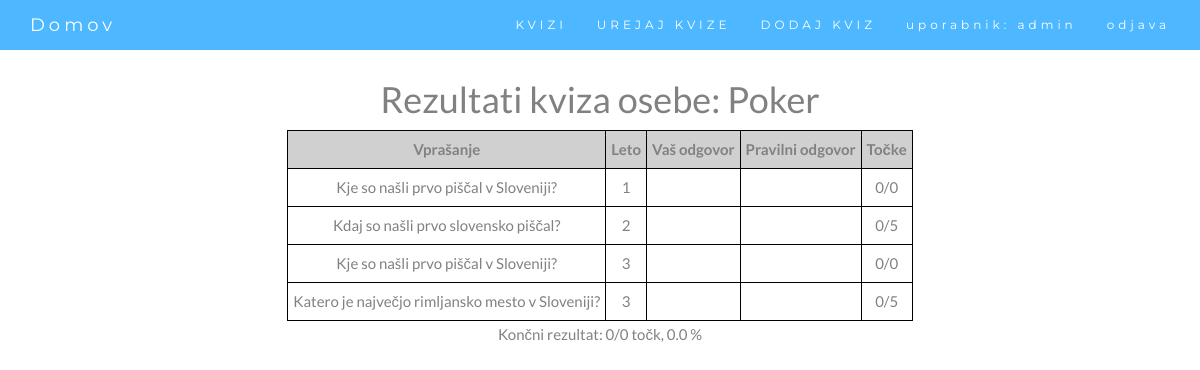
The page /rezulati/20/Poker/ (signed in) on the database its author committed.
### webapp/models.py (models this page shows)
class OpisnoModel(models.Model):
    id = models.UUIDField(primary_key=True, default=uuid.uuid4, editable=False)
    leto = models.IntegerField(default=0)
    kviz = models.ForeignKey(dbQuiz, on_delete=CASCADE, null=True)
    opis = models.CharField(max_length=1000)
    longitude = models.FloatField(default=14.50857) # koordinate za leaflet (bomo spremenili na koncu)
    latitude = models.FloatField(default=46.04906)
    vprasanje = models.CharField(max_length=1000) # seznam vprašanj, odvisno od tipa
    pozicijaOznake = models.CharField(max_length=1000, default="err")

### webapp/views.py (the view, shortened to what this page needs)
# urls.py: path('rezulati/<int:kviz>/<str:username>/', views.rezultati, name='rezulati'),
def rezultati(request, kviz, username):
    vse_tocke = 0
    zasluzene_tocke = 0
    import ast
    def eval_pn(vprasanje, odgovor):
        vprasanje = getattr(vprasanje, 'pravilni_odgovor')
        odgovor = getattr(odgovor, 'odgovori')
        vprasanje = ast.literal_eval(vprasanje)
        odgovor = ast.literal_eval(odgovor)
        t = 0
        for i in range(len(vprasanje)):
            if vprasanje[i] == odgovor[i]:
                t += 1
        return(t)
    def eval_izbirno(vprasanje, odgovor):
        if str(getattr(vprasanje, 'pravilni_odgovor')) == str(getattr(odgovor, 'odgovori')):
            return(3)
        else: return(0)
    vsa_vprasanja = []
    odgovori = []
    tocke = []
    trenutni = []
    vsa_vprasanja += OpisnoModel.objects.filter(kviz__id=kviz)
    odgovori += OdgovorOpisnoModel.objects.filter(user=username, vprasanje__in=vsa_vprasanja)
    trenutni += OdgovorOpisnoModel.objects.filter(user=username, vprasanje__in=vsa_vprasanja)
    for i in odgovori:
        tocke.append('/')
    vsa_vprasanja = []
    trenutni = []
    vsa_vprasanja += PravilnoNepravilnoModel.objects.filter(kviz__id=kviz)
    odgovori += OdgovorPravilnoNepravilnoModel.objects.filter(user=username, vprasanje__in=vsa_vprasanja)
    trenutni += OdgovorPravilnoNepravilnoModel.objects.filter(user=username, vprasanje__in=vsa_vprasanja)
    for i in trenutni:
        tocke.append(str(eval_pn(i.vprasanje, i)) + '/5')
        zasluzene_tocke += eval_pn(i.vprasanje, i)
    for i in vsa_vprasanja:
        vse_tocke += 5
    vsa_vprasanja = []
    trenutni = []
    vsa_vprasanja += IzberiOdgovorModel.objects.filter(kviz__id=kviz)
    odgovori += OdgovorIzberiOdgovorModel.objects.filter(user=username, vprasanje__in=vsa_vprasanja)
    trenutni += OdgovorIzberiOdgovorModel.objects.filter(user=username, vprasanje__in=vsa_vprasanja)
    for i in trenutni:
        tocke.append(str(eval_izbirno(i.vprasanje, i)) + '/3')
        zasluzene_tocke += eval_izbirno(i.vprasanje, i)
    for i in vsa_vprasanja:
        vse_tocke += 3
    if vse_tocke > 0:
        rez = str(zasluzene_tocke) + '/' + str(vse_tocke) + ' točk, ' + str(round(100 * zasluzene_tocke/vse_tocke, 1)) + ' %'
    else:
        rez = '0/0 točk, 0.0 %'
    vsa_vprasanja = []
    vsa_vprasanja += OpisnoModel.objects.filter(kviz__id=kviz)
    vsa_vprasanja += PravilnoNepravilnoModel.objects.filter(kviz__id=kviz)
    vsa_vprasanja += IzberiOdgovorModel.objects.filter(kviz__id=kviz)
    vsa_vprasanja = sorted(vsa_vprasanja, key=lambda x: x.leto)
    a = []
    b = []
    c = []
    d = []
    e = []
    def v_leto(leto):
        if leto < 0:
            return str(- leto) + ' pr. n. št.'
        else:
            return str(leto)
    for i in vsa_vprasanja:
        x = False
        y = 0
        if not x:
            a.append(v_leto(i.leto))
            c.append(i.vprasanje)
            b.append('')
            try:
                d.append(i.pravilni_odgovor)
            except:
                d.append('')
                e.append('0/0')
            try:
                z = i.odgovor1
                e.append('0/3')
            except:
                e.append('0/5')
    rezul = zip(a,b,c,d,e)
    return render(request, "rezultati.html", {'rezultat': rez, 'odgovori': rezul, 'username': username})

### templates/rezultati.html (shortened to what this page needs)
{% extends "skeleton.html" %}
{% block content %}
    <h1>Rezultati kviza osebe: {{username}}</h1>
    <table style="border: 1px solid black;">
        <tr>
            <th>Vprašanje</th>
            <th>Leto</th>
            <th>Vaš odgovor</th>
            <th>Pravilni odgovor</th>
            <th>Točke</th>
        </tr>
        {% for a,b,c,d,e in odgovori %}
            <tr>
                <td>{{c}}</td>
                <td>{{a}}</td>
                <td>{{b}}</td>
                <td>{{d}}</td>
                <td>{{e}}</td>
            </tr>
        {%endfor%}
    </table>
    Končni rezultat: {{rezultat}}
{% endblock content %}

### templates/skeleton.html (shortened to what this page needs)
{% load static %}
<!DOCTYPE html>
<html lang="en">
    <head>
      <link rel="stylesheet" href="https://maxcdn.bootstrapcdn.com/bootstrap/3.4.1/css/bootstrap.min.css">
      <link rel="stylesheet" href="http://cdn.leafletjs.com/leaflet-0.7/leaflet.css" />
      <link rel="stylesheet" href="{% static 'webapp/style.css' %}">
    </head>
    <body id="myPage" data-spy="scroll" data-target=".navbar" data-offset="60">
        <div style="text-align:center">
              <nav class="navbar navbar-default navbar-fixed-top">
                <div class="container">
                  <div class="navbar-header">
                    <a class="navbar-brand" href="/homePage">Domov</a>
                  </div>
                  <div class="collapse navbar-collapse" id="myNavbar">
                    <ul class="nav navbar-nav navbar-right">
                      <li><a href="/homePage#kvizi">KVIZI</a></li>
                      {% if not request.user.is_anonymous %}
                          <li><a href="/homePage#uredi">UREJAJ KVIZE</a></li>
                          <li><a href="/homePage#dodaj">DODAJ KVIZ</a></li>
                      {% endif %}
                      {% if not request.user.is_anonymous %}
                          <li><a>uporabnik: {{request.user}}</a></li>
                          <li><a href="/logout/">odjava</a></li>
                      {% else %}
                          <li><a href="/login/">prijava</a></li>
                      {% endif %}
                    </ul>
                  </div>
                </div>
              </nav>
            <div style="margin-top:80px">
                {% block content %} {% endblock content %}
            </div>
        </div>
    </body>
</html>

### webapp/static/webapp/style.css (style rules this page uses)
body { font: 400 15px Lato, sans-serif; line-height: 1.8; color: #818181; }
.navbar { margin-bottom: 0; background-color: #4db8ff; z-index: 9999; border: 0; font-size: 12px !important; line-height: 1.42857143 !important; letter-spacing: 4px; border-radius: 0; font-family: Montserrat, sans-serif; }
.navbar li a, .navbar .navbar-brand { color: #fff !important; }
table { margin-left: auto; margin-right: auto; }

### templates/rezultati.html (style rules this page uses)
table, th, td, tr { border: 1px solid black; }
td, th { text-align: center; padding: 5px; }
th { background-color: rgb(208, 208, 208); }

### rows shown on the page
OpisnoModel: odgovori "Kje so našli prvo piščal v Sloveniji?"
OpisnoModel: odgovori "Kdaj so našli prvo slovensko piščal?"
OpisnoModel: odgovori "Kje so našli prvo piščal v Sloveniji?"
OpisnoModel: odgovori "Katero je največjo rimljansko mesto v Sloveniji?"

### other values the page prints
{{ request.user }} "admin"
{{ username }} "Poker"
{{ a }} "1" "2" "3" "3"
{{ e }} "0/0" "0/5" "0/0" "0/5"
{{ rezultat }} "0/0 točk, 0.0 %"
